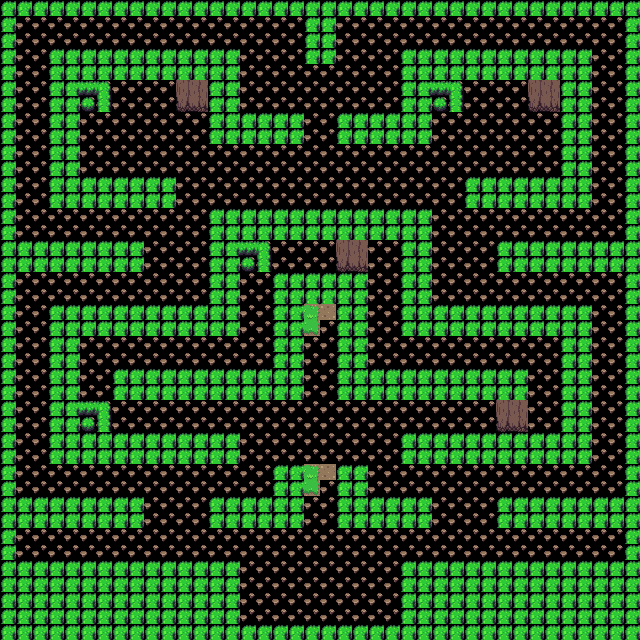

The image is a tile-based game level rendered from a .tmx file. Its description and source (layers, tilesets, objects; grid data summarised) follow:
An orthogonal 40x40 tile map with 16x16 px tiles, 2 tile layers (Ground, Decoration) and 14 objects (4x enemy, 4x light, 2x chest, spawn, transition, ...).

<map version="1.9" tiledversion="1.9.0" orientation="orthogonal" renderorder="right-down" width="40" height="40" tilewidth="16" tileheight="16" infinite="0" nextlayerid="4" nextobjectid="15">
 <tileset firstgid="1" name="base" tilewidth="16" tileheight="16" tilecount="1440" columns="40">
  <image source="../tilesets/Overworld.png" width="640" height="576" />
 </tileset>
 <layer id="1" name="Ground" width="40" height="40">
  <data>[1600 cells, 1600 non-empty, 2 distinct tile ids]</data>
 </layer>
 <layer id="2" name="Decoration" width="40" height="40">
  <data>[1600 cells, 40 non-empty, 12 distinct tile ids]</data>
 </layer>
 <objectgroup id="3" name="Objects">
  <object id="1" name="entrance" type="spawn" x="320" y="32">
   <point />
  </object>
  <object id="2" name="exit" type="transition" x="304" y="592" width="32" height="32">
   <properties>
    <property name="target" value="town" />
   </properties>
  </object>
  <object id="3" name="skeleton1" type="enemy" x="96" y="96" width="16" height="16">
   <properties>
    <property name="enemy_type" value="skeleton" />
    <property name="level" type="int" value="3" />
   </properties>
  </object>
  <object id="4" name="skeleton2" type="enemy" x="528" y="96" width="16" height="16">
   <properties>
    <property name="enemy_type" value="skeleton" />
    <property name="level" type="int" value="3" />
   </properties>
  </object>
  <object id="5" name="bat1" type="enemy" x="160" y="256" width="16" height="16">
   <properties>
    <property name="enemy_type" value="bat" />
    <property name="level" type="int" value="2" />
   </properties>
  </object>
  <object id="6" name="bat2" type="enemy" x="480" y="256" width="16" height="16">
   <properties>
    <property name="enemy_type" value="bat" />
    <property name="level" type="int" value="2" />
   </properties>
  </object>
  <object id="7" name="chest1" type="chest" x="320" y="320" width="16" height="16">
   <properties>
    <property name="contents" value="gold:50,health_potion:2" />
   </properties>
  </object>
  <object id="8" name="chest2" type="chest" x="96" y="544" width="16" height="16">
   <properties>
    <property name="contents" value="iron_sword:1" />
   </properties>
  </object>
  <object id="9" name="boss_area" type="area" x="256" y="144" width="128" height="128">
   <properties>
    <property name="trigger" value="boss_fight" />
   </properties>
  </object>
  <object id="10" name="ogre_boss" type="boss" x="320" y="208" width="32" height="32">
   <properties>
    <property name="boss_type" value="ogre" />
    <property name="level" type="int" value="5" />
   </properties>
  </object>
  <object id="11" name="torch1" type="light" x="80" y="192" width="16" height="16">
   <properties>
    <property name="light_radius" type="float" value="64" />
   </properties>
  </object>
  <object id="12" name="torch2" type="light" x="560" y="192" width="16" height="16">
   <properties>
    <property name="light_radius" type="float" value="64" />
   </properties>
  </object>
  <object id="13" name="torch3" type="light" x="80" y="448" width="16" height="16">
   <properties>
    <property name="light_radius" type="float" value="64" />
   </properties>
  </object>
  <object id="14" name="torch4" type="light" x="560" y="448" width="16" height="16">
   <properties>
    <property name="light_radius" type="float" value="64" />
   </properties>
  </object>
 </objectgroup>
</map>
